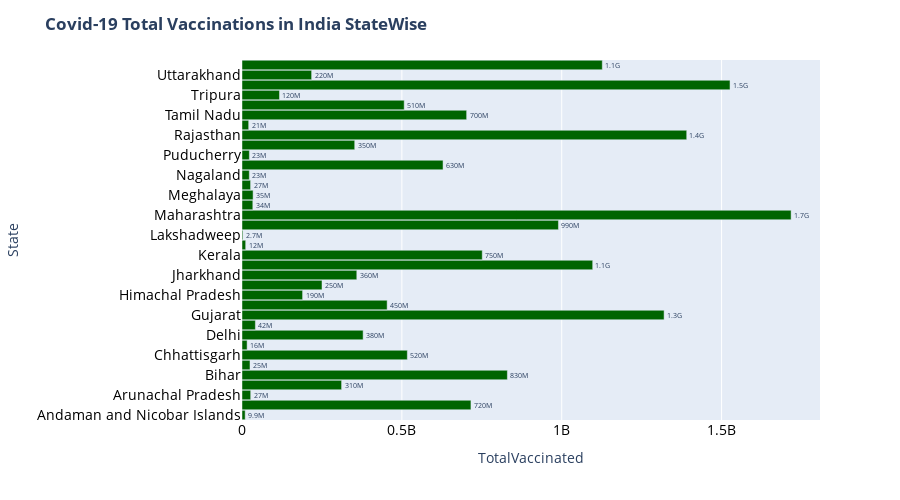

The notebook cell this image was saved under:
### Code cell
fig = px.bar(df2_2, x="TotalVaccinated", y='State',text ='TotalVaccinated')

fig.update_traces(marker_color='darkgreen',texttemplate='%{text:.2s}', textposition='outside')
fig.update_layout(width=900, height=500, bargap=0.05,title_text='<b>Covid-19 Total Vaccinations in India StateWise<b>')

fig.update_xaxes(tickfont=dict(color='black', size=14))
fig.update_yaxes(tickfont=dict(color='black', size=14))
fig.show()

### Figure 1 — Plotly figure (JSON) as saved in the notebook; plotly's stock layout.template omitted (floating-point values rounded to 4 significant figures)
{"data": [{"alignmentgroup": "True", "hovertemplate": "TotalVaccinated=%{text}<br>State=%{y}<extra></extra>", "legendgroup": "", "marker": {"color": "darkgreen", "pattern": {"shape": ""}}, "name": "", "offsetgroup": "", "orientation": "h", "showlegend": false, "text": [9942734, 716034336, 27207820, 311510720, 830004925, 25032505, 517114289, 16009176, 378882235, 41881842, 1320172816, 453956778, 189548517, 250248591, 359046296, 1096856361, 751401019, 11528285, 2686210, 989725813, 1717369357, 33838992, 34701328, 26838882, 22891022, 628806269, 23035660, 352568871, 1390911300, 20925439, 702609890, 507318557, 117259589, 1526352061, 217779307, 1126839571], "textposition": "outside", "texttemplate": "%{text:.2s}", "type": "bar", "x": [9942734, 716034336, 27207820, 311510720, 830004925, 25032505, 517114289, 16009176, 378882235, 41881842, 1320172816, 453956778, 189548517, 250248591, 359046296, 1096856361, 751401019, 11528285, 2686210, 989725813, 1717369357, 33838992, 34701328, 26838882, 22891022, 628806269, 23035660, 352568871, 1390911300, 20925439, 702609890, 507318557, 117259589, 1526352061, 217779307, 1126839571], "xaxis": "x", "y": ["Andaman and Nicobar Islands", "Andhra Pradesh", "Arunachal Pradesh", "Assam", "Bihar", "Chandigarh", "Chhattisgarh", "Dadra and Nagar Haveli and Daman and Diu", "Delhi", "Goa", "Gujarat", "Haryana", "Himachal Pradesh", "Jammu and Kashmir", "Jharkhand", "Karnataka", "Kerala", "Ladakh", "Lakshadweep", "Madhya Pradesh", "Maharashtra", "Manipur", "Meghalaya", "Mizoram", "Nagaland", "Odisha", "Puducherry", "Punjab", "Rajasthan", "Sikkim", "Tamil Nadu", "Telangana", "Tripura", "Uttar Pradesh", "Uttarakhand", "West Bengal"], "yaxis": "y"}], "layout": {"bargap": 0.05, "barmode": "relative", "height": 500, "legend": {"tracegroupgap": 0}, "margin": {"t": 60}, "title": {"text": "<b>Covid-19 Total Vaccinations in India StateWise<b>"}, "width": 900, "xaxis": {"anchor": "y", "domain": [0, 1], "tickfont": {"color": "black", "size": 14}, "title": {"text": "TotalVaccinated"}}, "yaxis": {"anchor": "x", "domain": [0, 1], "tickfont": {"color": "black", "size": 14}, "title": {"text": "State"}}}}
